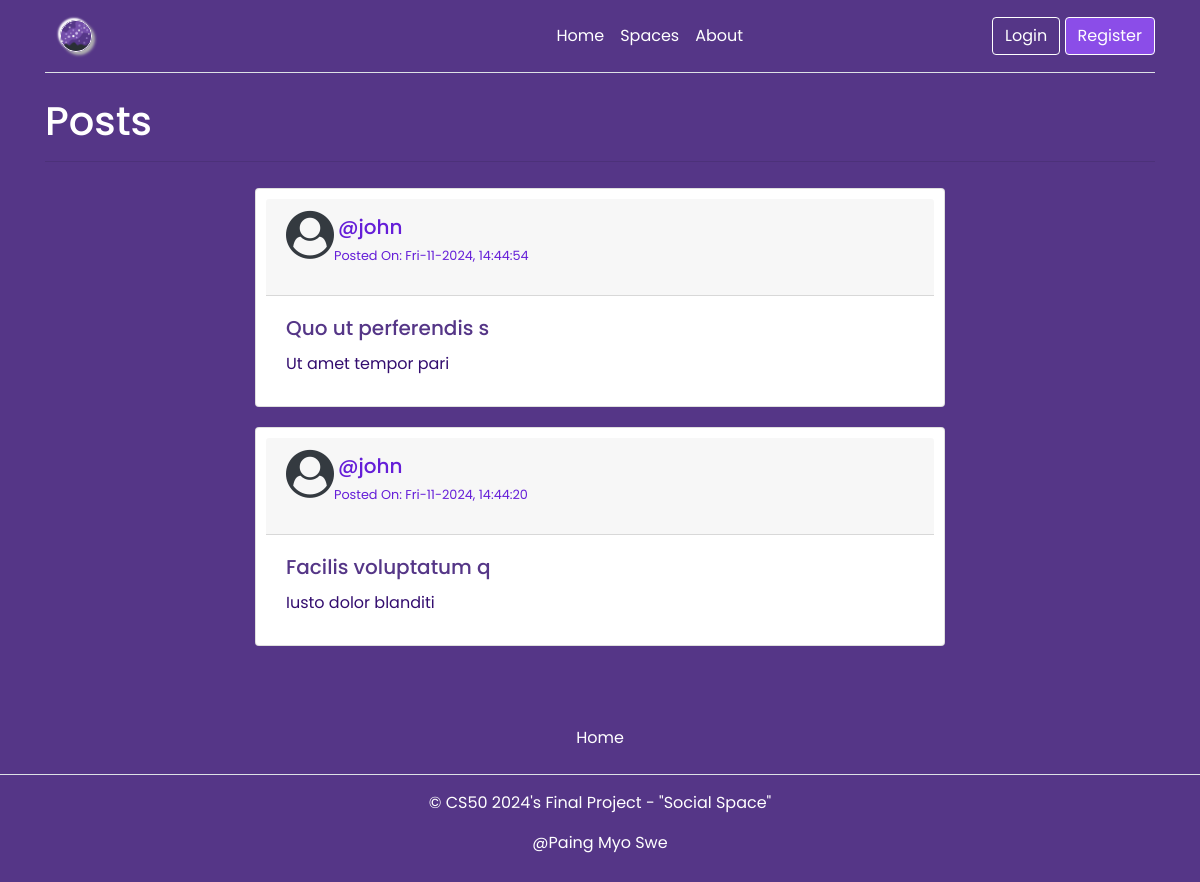
Before: / with the older database file.
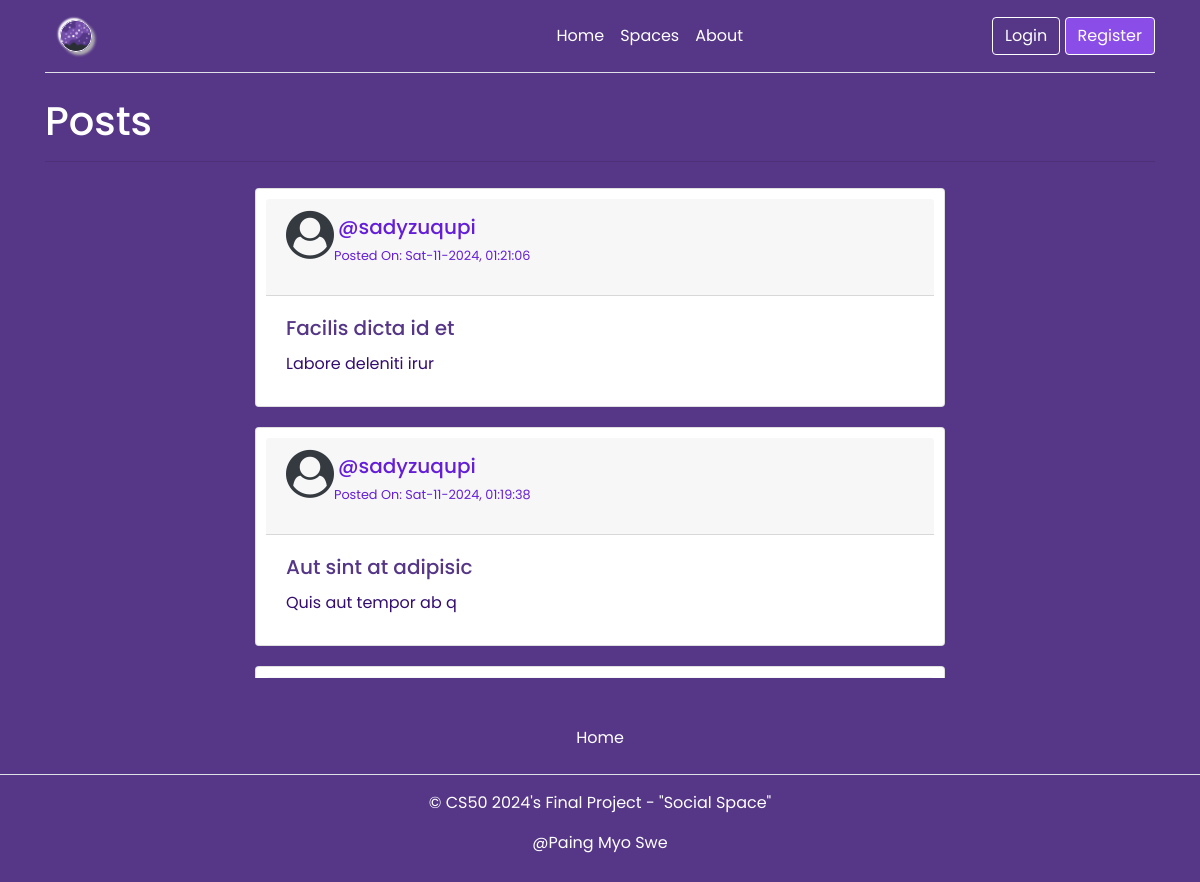
After: the same page with the newer database file.
### tables this page shows
CREATE TABLE posts (
  id INTEGER PRIMARY KEY AUTOINCREMENT,
  author_id INTEGER NOT NULL,
  created TIMESTAMP NOT NULL DEFAULT CURRENT_TIMESTAMP,
  title TEXT NOT NULL,
  body TEXT NOT NULL,
  FOREIGN KEY (author_id) REFERENCES users (id)
);

CREATE TABLE users (
  id INTEGER PRIMARY KEY AUTOINCREMENT,
  username TEXT UNIQUE NOT NULL,
  password TEXT NOT NULL
);

### app/blog.py (the view)
@bp.route("/")
def index():
    db = get_db()
    posts = db.execute(
        "SELECT p.id, title, body, created, author_id, username"
        " FROM posts p JOIN users u ON p.author_id = u.id"
        " ORDER BY created DESC"
    ).fetchall()
    return render_template("blog/index.html", posts=posts)

### app/auth.py (called while the page is built)
@bp.before_app_request
def load_logged_in_user():
    user_id = session.get("user_id")
    if user_id is None:
        g.user = None
    else:
        g.user = (
            get_db().execute("SELECT * FROM users WHERE id = ?", (user_id,)).fetchone()
        )

### app/db.py (called while the page is built)
def get_db():
    if "db" not in g:
        g.db = sqlite3.connect(
            current_app.config["DATABASE"], detect_types=sqlite3.PARSE_DECLTYPES
        )
        g.db.row_factory = sqlite3.Row
    return g.db

### app/templates/blog/index.html (shortened to what this page needs)
{% extends 'base.html' %} {% block header %}
<h1>
  {% block title %}Posts{% endblock %}
</h1>
<hr />
{% endblock %} {% block content %}
<section id="gallery">
  <div class="container posts">
    {% for post in posts %}
    <div class="row">
      <div class="col-lg-8 mb-8 offset-2">
        <div class="card post-card">
          <div class="card-header">
            <div class="media">
              <a class="thumbnail pull-left" href="#">
                <i span class="fa fa-user-circle fa-3x text-dark"></i>
              </a>
              <div class="media-body">
                <h5 class="media-heading m-1">@{{ post['username'] }}</h5>
                <p>
                  <span class="label label-info small"
                    >Posted On: {{ post['created'].strftime('%a-%m-%Y, %T')
                    }}</span
                  >
                </p>
              </div>
            </div>
          </div>
          <div class="card-body">
            <h5 class="card-title">{{ post['title'] }}</h5>
            <p class="card-text">{{ post['body'] }}</p>
          </div>
        </div>
      </div>
    </div>
    {% endfor %}
  </div>
</section>
{% endblock %}

### app/templates/base.html (shortened to what this page needs)
<!DOCTYPE html>
<html lang="en">
  <head>
    <link
      rel="stylesheet"
      href="https://cdn.jsdelivr.net/npm/bootstrap@4.5.3/dist/css/bootstrap.min.css"
    />
    <link
      rel="stylesheet"
      href="{{ url_for('static', filename='style.css') }}"
    />
    <link
      rel="stylesheet"
      href="https://cdnjs.cloudflare.com/ajax/libs/font-awesome/4.7.0/css/font-awesome.min.css"
    />
  </head>
  <body>
    <main>
      <div class="container">
        <header
          class="d-flex flex-wrap align-items-center justify-content-center justify-content-md-between py-3 mb-4 border-bottom"
        >
          <a
            href="/"
            class="d-flex align-items-center col-md-3 mb-2 mb-md-0 text-dark text-decoration-none"
          >
            <img
              src="{{ url_for('static', filename='logo.png') }}"
              class="logo"
              alt="logo"
              width="32"
              height="32"
            />
          </a>
          <ul
            class="nav col-12 col-md-auto mb-2 justify-content-center mb-md-0"
          >
            <li><a href="/" class="nav-link px-2 link">Home</a></li>
            <li>
              <a href="{{ url_for('space.index') }}" class="nav-link px-2 link"
                >Spaces</a
              >
            </li>
            <li><a href="#" class="nav-link px-2 link">About</a></li>
          </ul>
          <div class="text-end">
            {% if g.user %}
            <div class="dropdown text-end">
              <a
                href="#"
                class="link-dark text-decoration-none dropdown-toggle"
                data-toggle="dropdown"
                aria-expanded="false"
              >
                <i span class="fa fa-user-circle fa-2x"></i>
              </a>
              <ul class="dropdown-menu">
                <li>
                  <a class="dropdown-item" href="#"
                    ><i class="fa fa-user-circle"></i> Profile</a
                  >
                </li>
                <li>
                  <a class="dropdown-item" href="{{ url_for('auth.logout') }}"
                    ><i class="fa fa-sign-out"></i> Logout</a
                  >
                </li>
              </ul>
            </div>
            {% else %}
            <a
              href="{{ url_for('auth.login') }}"
              type="button"
              class="btn btn-login me-2"
            >
              Login
            </a>
            <a
              href="{{ url_for('auth.register') }}"
              type="button"
              class="btn btn-register"
              >Register</a
            >
            {% endif %}
          </div>
        </header>
        <section class="content">
          <header>{% block header %}{% endblock %}</header>
           {% block content %}{% endblock %}
        </section>
      </div>
      <footer class="py-3 my-4">
        <ul class="nav justify-content-center border-bottom pb-3 mb-3">
          <li class="nav-item">
            <a href="/" class="nav-link px-2">Home</a>
          </li>
        </ul>
        <p class="text-center">
          &copy; CS50 2024's Final Project - "Social Space"
        </p>
        <p class="text-center">@Paing Myo Swe</p>
      </footer>
    </main>
  </body>
</html>

### app/static/style.css (style rules this page uses)
* { margin: 0; padding: 0; box-sizing: border-box; font-family: "Poppins", sans-serif; }
body { background: #553687; }
body, h1, h2, h3, h4, h5, h6, p, a, span, div { color: white; }
.logo { border-radius: 50%; border: 1px solid #fff; box-shadow: 3px 3px 3px #b1b1b1, -2px -2px 2px #fff; }
.btn-login { border: solid 1px #fff; color: #fff; }
.btn-register { border: solid 1px #fff; color: #fff; background-color: #8b4de8; }
.post-card { background-color: #fff; padding: 10px; margin: 10px; }
.post-card .card-header { color: #651ed8; }
.post-card .card-title { color: #553687; }
.post-card .card-text { color: #330d6f; }
.post-card .media-body .label { color: #651ed8; }
.post-card .media-heading { color: #651ed8; }
.posts { height: 500px; overflow-y: scroll; }

Changed rows visible on the page:
no longer on this page (row unchanged): posts: username "john", created "Fri-11-2024, 14:44:54", title "Quo ut perferendis s", body "Ut amet tempor pari"
no longer on this page (row unchanged): posts: username "john", created "Fri-11-2024, 14:44:20", title "Facilis voluptatum q", body "Iusto dolor blanditi"
added posts: username "sadyzuqupi", created "Sat-11-2024, 01:21:06", title "Facilis dicta id et", body "Labore deleniti irur"
added posts: username "sadyzuqupi", created "Sat-11-2024, 01:19:38", title "Aut sint at adipisic", body "Quis aut tempor ab q"
